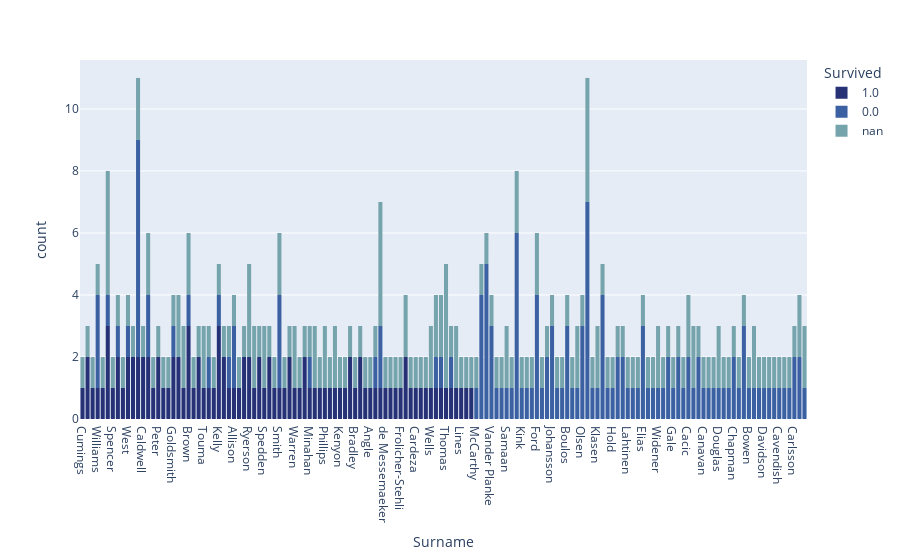

Notebook cell for this chart:
### Code cell
dfplt = df.copy(deep=True)
dfplt["Survived"] = dfplt["Survived"].astype(str)
dfplt = dfplt[dfplt["Surname"]!="Other"]
fig = px.histogram(dfplt, x="Surname",color="Survived",color_discrete_sequence=cm)
fig.show()

### Figure 1 — Plotly figure (JSON) as saved in the notebook; plotly's stock layout.template omitted (floating-point values rounded to 4 significant figures; data arrays with more than 128 entries replaced by an {"elided": "..."} marker saying what was removed)
{"data": [{"bingroup": "x", "hovertemplate": "Survived=1.0<br>Surname=%{x}<br>count=%{y}<extra></extra>", "legendgroup": "1.0", "marker": {"color": "#273176", "pattern": {"shape": ""}}, "name": "1.0", "orientation": "v", "showlegend": true, "x": ["Cumings", "Sandstrom", "Bonnell", "Williams", "McGowan", "Asplund", "Spencer", "Laroche", "Faunthorpe", "West", "Moubarek", "Andersson", "Caldwell", "Fortune", "Greenfield", "Peter", "Weisz", "Andersson", "Watt", "Goldsmith", "Becker", "Kink-Heilmann", "Brown", "Carr", "Asplund", "Murphy", "Touma", "Asplund", "Abbott", "Connolly", "Kelly", "McCoy", "Keane", "Allison", "Fleming", "Hays", "Ryerson", "Nilsson", "Wick", "Spedden", "Caldwell", "Goldsmith", "McCoy", "Frauenthal", "Burns", "Fortune", "Brown", "Smith", "Davison", "Coutts", "Warren", "Harder", "Nakid", "Sandstrom", "Minahan", "Drew", "Clarke", "Phillips", "Louch", "Dodge", "Kenyon", "West", "Hirvonen", "Coutts", "Quick", "Bradley", "Daly", "Rothschild", "Angle", "Quick", "Peter", "Crosby", "Davies", "de Messemaeker", "Jonsson", "Kelly", "Christy", "Frolicher-Stehli", "Laroche", "Murphy", "Herman", "Becker", "Kimball", "Nakid", "Frauenthal", "Brown", "Cardeza", "Karun", "Astor", "Kelly", "Moubarek", "Ryerson", "Wells", "Herman", "Hocking", "Dean", "Thomas", "Hays", "Mallet", "Compton", "Lines", "Aks", "Wick", "Daly", "Duran y More"], "xaxis": "x", "yaxis": "y", "type": "histogram"}, {"bingroup": "x", "hovertemplate": "Survived=0.0<br>Surname=%{x}<br>count=%{y}<extra></extra>", "legendgroup": "0.0", "marker": {"color": "#3B61A3", "pattern": {"shape": ""}}, "name": "0.0", "orientation": "v", "showlegend": true, "x": {"elided": "144 str values"}, "xaxis": "x", "yaxis": "y", "type": "histogram"}, {"bingroup": "x", "hovertemplate": "Survived=nan<br>Surname=%{x}<br>count=%{y}<extra></extra>", "legendgroup": "nan", "marker": {"color": "#76A4AC", "pattern": {"shape": ""}}, "name": "nan", "orientation": "v", "showlegend": true, "x": {"elided": "188 str values"}, "xaxis": "x", "yaxis": "y", "type": "histogram"}], "layout": {"xaxis": {"anchor": "y", "domain": [0.0, 1.0], "title": {"text": "Surname"}}, "yaxis": {"anchor": "x", "domain": [0.0, 1.0], "title": {"text": "count"}}, "legend": {"title": {"text": "Survived"}, "tracegroupgap": 0}, "margin": {"t": 60}, "barmode": "relative"}}
